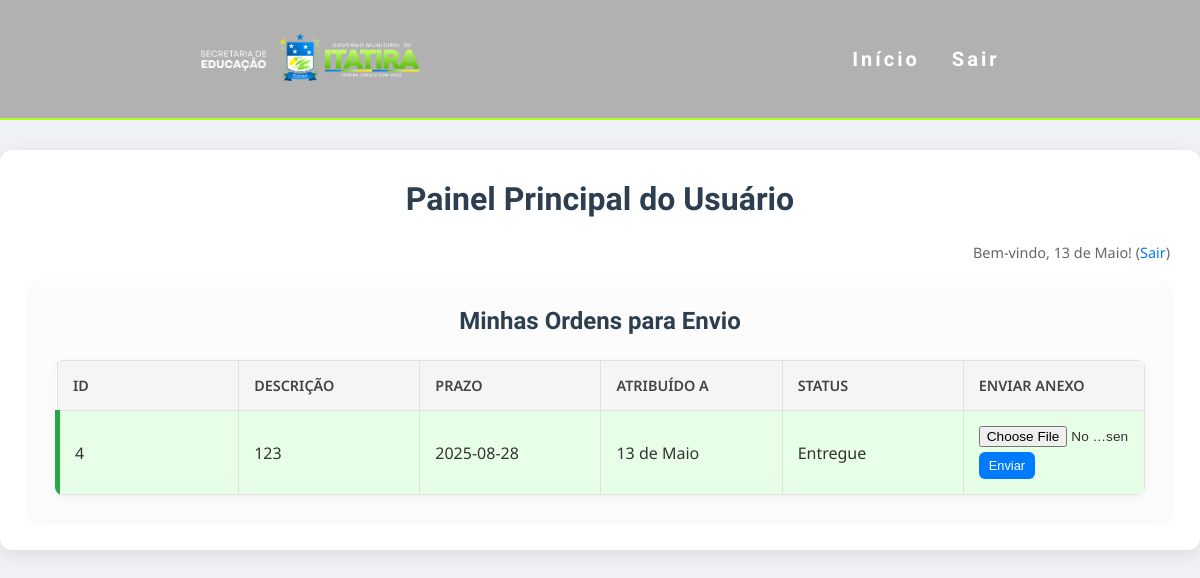
The app's page /subordinate/dashboard (signed in) with its own data.
### tables this page shows
CREATE TABLE ordens_servico (
            id INTEGER PRIMARY KEY AUTOINCREMENT,
            descricao TEXT NOT NULL,
            prazo TEXT NOT NULL,
            arquivo_path TEXT, -- AGORA ARMAZENARÁ O CAMINHO LOCAL DO ARQUIVO
            status TEXT DEFAULT 'Pendente',
            data_entrega TEXT,
            assigned_to_username TEXT -- nome de usuário do subordinado atribuído
        );

### app.py (the view)
@app.route('/subordinate/dashboard')
@subordinate_required
def subordinate_dashboard():
    with get_db_connection() as conn:
        ordens = conn.execute('SELECT * FROM ordens_servico WHERE assigned_to_username = ? ORDER BY prazo ASC', (session['username'],)).fetchall()
    ordens_processadas = [processar_ordem(o) for o in ordens]
    return render_template('subordinate.html', ordens=ordens_processadas)

### app.py (called while the page is built)
def get_db_connection():
    conn = sqlite3.connect(DATABASE)
    conn.row_factory = sqlite3.Row
    return conn

def login_required(f):
    @wraps(f)
    def decorated_function(*args, **kwargs):
        if 'logged_in' not in session:
            return redirect(url_for('login'))
        return f(*args, **kwargs)
    return decorated_function

def subordinate_required(f):
    @wraps(f)
    @login_required
    def decorated_function(*args, **kwargs):
        if session.get('role') != 'subordinado':
            return redirect(url_for('home'))
        return f(*args, **kwargs)
    return decorated_function

def processar_ordem(ordem_row):
    ordem = dict(ordem_row)
    ordem_prazo = datetime.strptime(ordem['prazo'], '%Y-%m-%d').date()
    ordem['status_class'] = ''
    if ordem['status'] == 'Entregue':
        data_entrega = datetime.strptime(ordem['data_entrega'], '%Y-%m-%d').date()
        ordem['status_class'] = 'entregue-a-tempo' if data_entrega <= ordem_prazo else 'atrasado'
    elif ordem_prazo < date.today():
        ordem['status_class'] = 'atrasado'
    if ordem['arquivo_path']:
        ordem['download_link'] = url_for('uploaded_file', filename=os.path.basename(ordem['arquivo_path']))
    else:
        ordem['download_link'] = None
    return ordem

### templates/subordinate.html (shortened to what this page needs)
<!DOCTYPE html>
<html lang="pt-br">
<head>
    <link rel="stylesheet" href="{{ url_for('static', filename='style.css') }}">
</head>
<body>
    <nav class="main-menu">
        <a href="{{ url_for('admin_dashboard') }}"><img src="{{ url_for('static', filename='img/1.png') }}" alt="logo-sme" class="image-logo"></a>
        <ul class="nav-list">
            <li><a href="{{ url_for('subordinate_dashboard') }}" class="link-nav">Início</a></li>
            <li><a href="{{ url_for('logout') }}" class="link-nav">Sair</a></li>
        </ul>
    </nav>
    <div class="main-container">
        <h1>Painel Principal do Usuário</h1>
        <p class="welcome-message">Bem-vindo, {{ session.username }}! (<a href="/logout">Sair</a>)</p>
        <div class="content-wrapper">
            <div class="section subordinate-section-full">
                <h2>Minhas Ordens para Envio</h2>
                {% if ordens %}
                    <table>
                        <thead>
                            <tr>
                                <th>ID</th>
                                <th>Descrição</th>
                                <th>Prazo</th>
                                <th>Atribuído a</th>
                                <th>Status</th>
                                <th>Enviar Anexo</th>
                            </tr>
                        </thead>
                        <tbody>
                            {% for ordem in ordens %}
                            <tr class="{{ ordem.status_class }}">
                                <td>{{ ordem.id }}</td>
                                <td>{{ ordem.descricao }}</td>
                                <td>{{ ordem.prazo }}</td>
                                <td>{{ ordem.assigned_to_username or 'Não atribuído' }}</td>
                                <td>{{ ordem.status }}</td>
                                <td>
                                    {% if not ordem.google_drive_file_id %}
                                        <form action="/upload_arquivo/{{ ordem.id }}" method="post" enctype="multipart/form-data" class="upload-form">
                                            <input type="file" name="arquivo" required>
                                            <button type="submit">Enviar</button>
                                        </form>
                                    {% else %}
                                        <a href="{{ ordem.download_link }}" target="_blank">Anexo Enviado</a>
                                    {% endif %}
                                </td>
                            </tr>
                            {% endfor %}
                        </tbody>
                    </table>
                {% else %}
                    <p>Nenhuma ordem de serviço pendente para envio.</p>
                {% endif %}
            </div>
        </div>
    </div>
</body>
</html>

### static/style.css (style rules this page uses)
*, *::before, *::after { box-sizing: border-box; margin: 0; padding: 0; }
body { font-family: 'Noto Sans', sans-serif; background-color: #f0f2f5; color: #333; min-height: 100vh; }
.main-container { background-color: #ffffff; padding: 30px; border-radius: 12px; box-shadow: 0 4px 20px rgba(0, 0, 0, 0.1); width: 100%; max-width: 1800px; margin-top: 30px; margin-left: auto; margin-right: auto; display: flex; flex-direction: column; }
h1, h2, h3 { color: #2c3e50; text-align: center; margin-bottom: 25px; font-weight: 600; font-family: 'Oswald', sans-serif; }
.welcome-message { text-align: right; margin-bottom: 20px; font-size: 0.9em; color: #666; }
.welcome-message a { color: #007bff; text-decoration: none; }
.content-wrapper { display: flex; flex-wrap: wrap; gap: 30px; justify-content: center; align-items: flex-start; }
.section { background-color: #fcfcfc; padding: 25px; border-radius: 10px; box-shadow: 0 2px 10px rgba(0, 0, 0, 0.05); flex: 1; min-width: 320px; max-width: 100%; }
.admin-orders-view, .subordinate-section-full { overflow-x: auto; }
.subordinate-section-full { flex-basis: 100%; }
form { display: flex; flex-direction: column; gap: 18px; margin-bottom: 35px; padding: 20px; border: 1px solid #e0e0e0; border-radius: 8px; background-color: #f9f9f9; }
input[type="file"] { padding: 8px 0; }
button { background-color: #007bff; color: white; padding: 12px 20px; border: none; border-radius: 6px; cursor: pointer; font-size: 1.05em; font-weight: 500; transition: background-color 0.3s ease, transform 0.2s ease; align-self: flex-start; }
table { width: 100%; border-collapse: collapse; margin-top: 25px; box-shadow: 0 2px 10px rgba(0, 0, 0, 0.05); border-radius: 8px; overflow: hidden; table-layout: fixed; }
th, td { padding: 15px; border: 1px solid #e0e0e0; text-align: left; word-wrap: break-word; overflow-wrap: break-word; }
th { background-color: #f5f5f5; font-weight: 600; color: #444; text-transform: uppercase; font-size: 0.9em; }
tr.entregue-a-tempo { background-color: #e6ffe6; border-left: 5px solid #28a745; }
.upload-form { display: flex; flex-direction: row; align-items: center; gap: 5px; padding: 0; border: none; background-color: transparent; margin-bottom: 0; flex-wrap: wrap; }
.upload-form input[type="file"] { flex-grow: 1; min-width: 0; padding: 0; border: none; font-size: 0.85em; overflow: hidden; white-space: nowrap; text-overflow: ellipsis; }
.upload-form button { flex-shrink: 0; padding: 6px 10px; font-size: 0.8em; }
.main-menu { width: 100%; height: 15vh; display: flex; justify-content: space-around; align-items: center; font-family: system-ui, -apple-system, Helvetica, Arial, sans-serif; background: #b1b1b1; border-bottom: #b0ff1c 2px solid; overflow-x: hidden; z-index: 1000; position: relative; }
.nav-list { list-style: none; display: flex; margin: 0; padding: 0; }
.nav-list li { letter-spacing: 3px; margin-left: 32px; }
.link-nav { color: #ffffff; text-decoration: none; font-family: "Oswald", sans-serif; font-size: 20px; font-weight: bold; transition: 0.3s; white-space: nowrap; }
.image-logo { height: 6vh; transition: 0.3s; }

### records on screen
ordens_servico: username "13 de Maio", id "4", descricao "123", prazo "2025-08-28", assigned_to_username "13 de Maio", status "Entregue"
